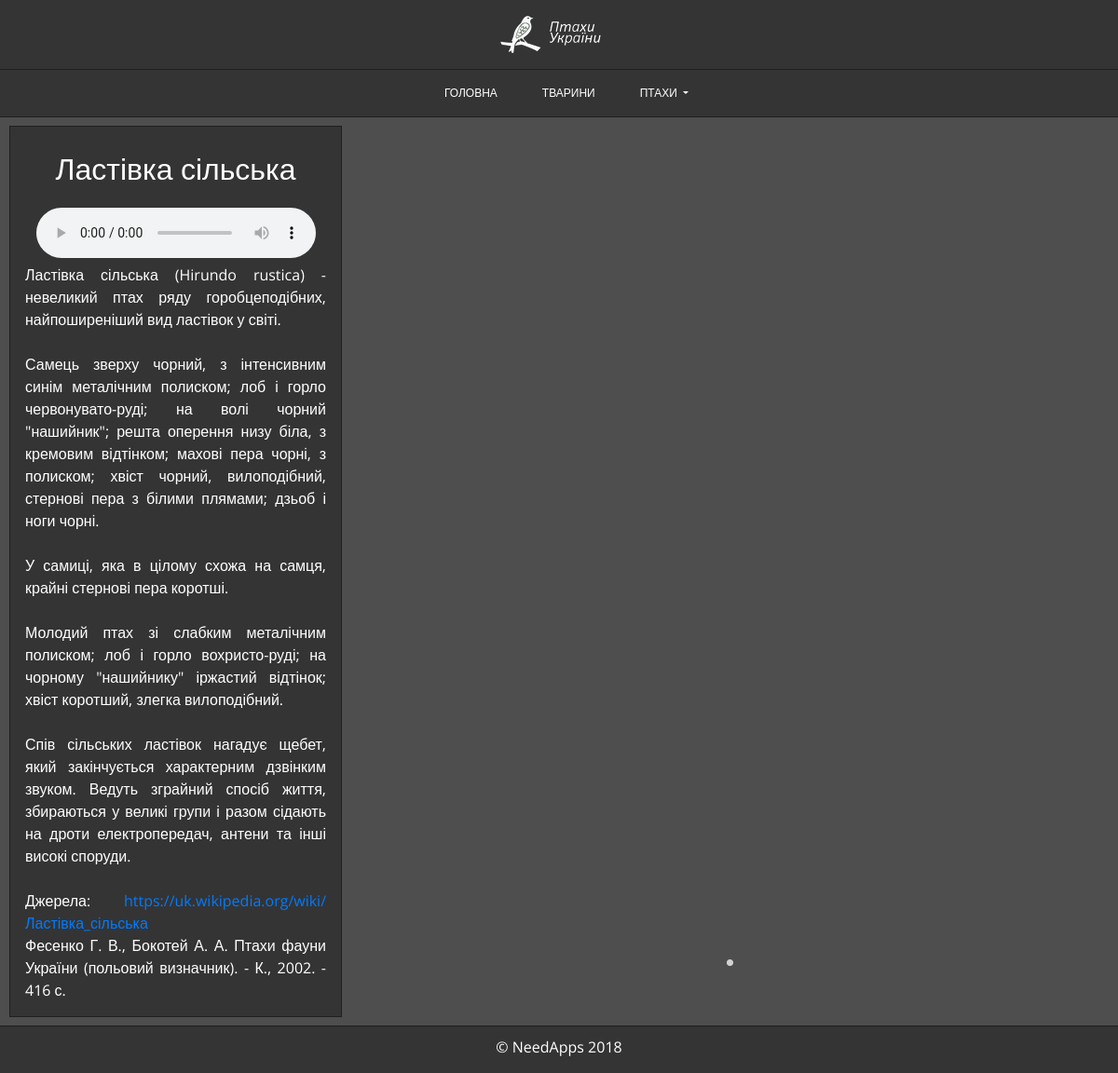
Page /news/4 on the earlier database version.
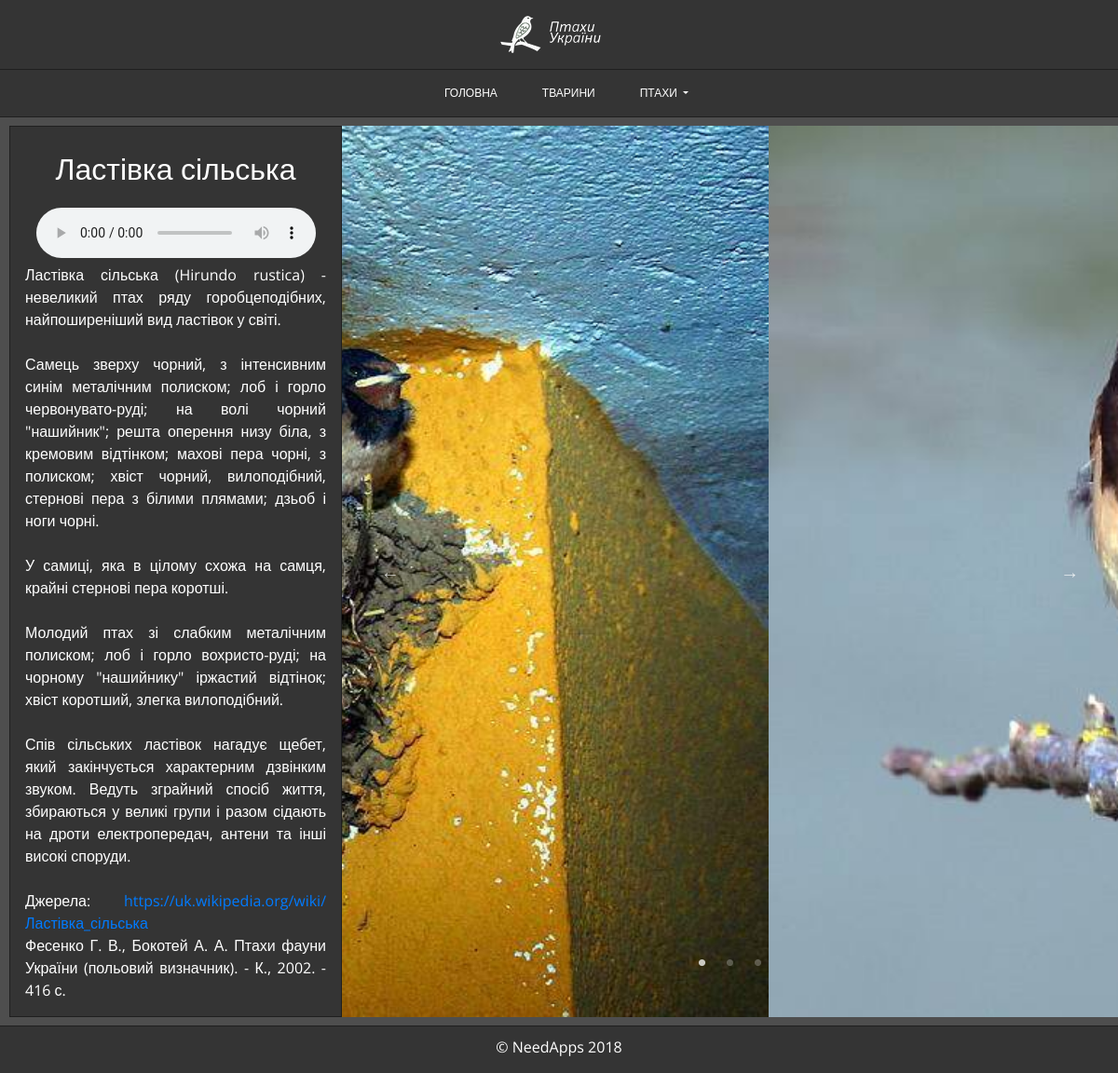
Same page on the later database version.
### news/models.py (models this page shows)
class Gallery(models.Model):
    articles = models.ForeignKey(Articles, on_delete=models.CASCADE, related_name='images')
    image_detail = models.ImageField(upload_to='gallery')

### templates/news/post.html (shortened to what this page needs)
<!DOCTYPE html>
<html lang="en">
<head>
    {% load static %}
    <link rel="stylesheet" href="https://cdnjs.cloudflare.com/ajax/libs/normalize/8.0.1/normalize.css">
    <link rel="stylesheet" href="{% static 'css/bootstrap.min.css' %}" type="text/css">
    <link rel="stylesheet" href="{% static 'css/slick.css' %}" type="text/css">
    <link rel="stylesheet" href="{% static 'css/slick-theme.css' %}" type="text/css">
    <link rel="stylesheet" href="{% static 'css/main.css' %}" type="text/css">
</head>
<body class="body">
<header class="header">
    <a href="../"><img src="{% static 'mainApp/images/birds-logo.png' %}" alt="logo" class="logo"></a>
</header>
<nav class="navbar navbar-expand-lg navbar-dark bg-dark">
  <div class="collapse navbar-collapse" id="navbarSupportedContent">
    <ul class="navbar-nav justify-content-center flex-fill ">
      <li class="nav-item active">
        <a class="nav-link" href="/">Головна <span class="sr-only">(current)</span></a>
      </li>
      <li class="nav-item active">
        <a class="nav-link" href="#">Тварини</a>
      </li>
      <li class="nav-item dropdown active">
        <a class="nav-link dropdown-toggle" href="#" id="navbarDropdown" role="button" data-toggle="dropdown" aria-haspopup="true" aria-expanded="false">
          Птахи
        </a>
      </li>
    </ul>
  </div>
</nav>
<div class="detail-content">
        <div class="slider">
            <div class="slider-child">
                {% for image in articles.images.all %}
                    <img class="img-fluid image-detail" src="{{ image.image_detail.url }}">
                {% endfor %}
            </div>
        </div>
        <div class="detail-text">
            <h2 class="title-detail">{{ articles.title }}</h2>
            <div class="audio">
                <audio controls>
                    <source src="{{ articles.audio.url }}" type="audio/mpeg">
                </audio>
            </div>
            <div>{{ articles.post|safe|urlize|linebreaksbr }}</div>
        </div>
    <footer class="footer">
        <p class="footerText">
            &copy; NeedApps 2018
        </p>
    </footer>
</div>
</body>
</html>

Differences in the rows shown:
added Gallery: image_detail (picture)
added Gallery: image_detail (picture)
